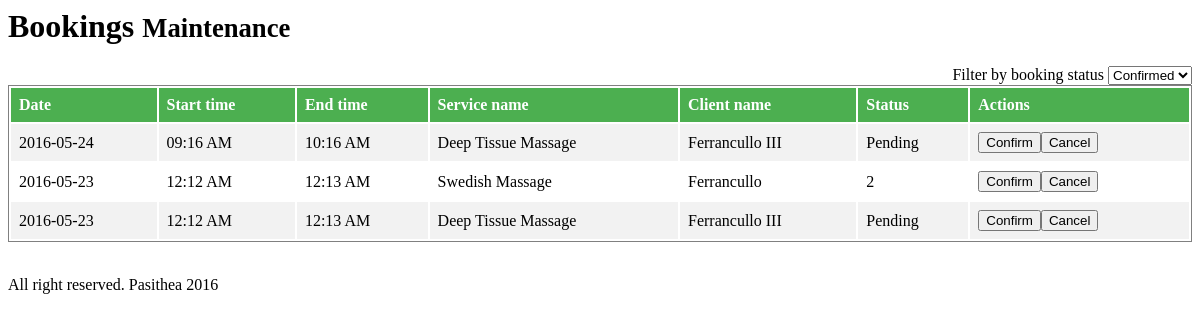
Page /admin/bookings.php on the earlier database version.
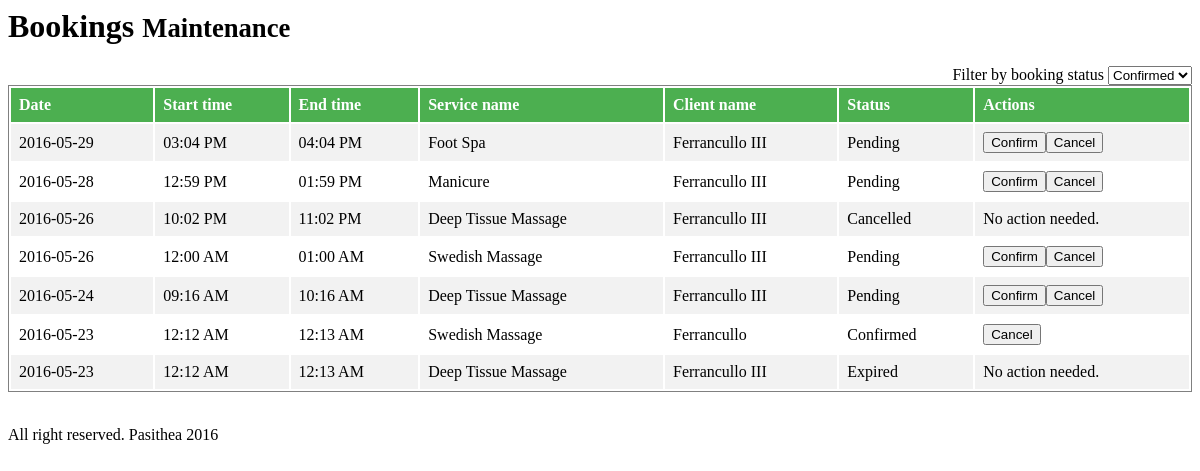
Same page on the later database version.
### tables this page shows
CREATE TABLE `pasithea_bookings` (
  `bookId` int(11) NOT NULL,
  `svc_id` int(11) NOT NULL,
  `user_id` int(11) NOT NULL,
  `book_date` varchar(111) NOT NULL,
  `book_starttime` int(11) NOT NULL,
  `book_endtime` int(11) NOT NULL,
  `status` varchar(20) NOT NULL,
  `client_type` varchar(50) NOT NULL,
  `walkin_lname` varchar(50) NOT NULL,
  `walkin_fname` varchar(50) NOT NULL
);

CREATE TABLE `pasithea_services` (
  `id` int(11) NOT NULL,
  `image_url` varchar(200) NOT NULL,
  `service_name` varchar(100) NOT NULL,
  `service_details` varchar(300) NOT NULL,
  `service_cost` varchar(11) NOT NULL,
  `featured` int(2) NOT NULL,
  `discounted_price` varchar(11) NOT NULL
);

CREATE TABLE `pasithea_account` (
  `acct_id` int(10) NOT NULL,
  `userId` int(10) NOT NULL,
  `Lastname` varchar(50) NOT NULL,
  `FirstName` varchar(50) NOT NULL,
  `Mobile` varchar(50) NOT NULL
);

### admin/includes/book_api.php (called while the page is built, shortened)
<?php
$db = new Database();
$db = $db->connect();
function getBookings(){
	$q = "SELECT b.*,s.service_name,a.Lastname,a.FirstName
	FROM pasithea_bookings b
	INNER JOIN pasithea_services s ON b.svc_id = s.id
	INNER JOIN pasithea_account a ON b.user_id = a.userId
	ORDER BY b.book_date DESC";
	return s_query($q);
}
function parseTime($tym){
	for($i = 1;$i < 5;$i++){
		if(strlen($tym) < $i)
			$tym = '0'.$tym;
	}
	return implode(":",str_split($tym,2));
}
function s_query($sql){
	global $db;
	$result = $db->query($sql) or die(mysqli_error($db));
	$rows = array();
	while( $r = $result->fetch_object() ) {
		$rows[] = $r;
	}
	return $rows;
}
?>

### admin/bookings.php (the view, shortened to what this page needs)
<?php
include_once('includes/book_api.php');
?>
	<div id="page-inner">
		<div class="row">
			<div class="col-md-12">
					<h1 class="page-header">
					Bookings <small>Maintenance</small>
					</h1>
						<div style='float:right'>
							<label>Filter by booking status</label>
							<select>
								<option selected>Confirmed</option>
							</select>
						</div>
						<table>
							<tr>
								<th >Date</h>
								<th >Start time</th>
								<th >End time</h>
								<th >Service name</th>
								<th >Client name</th>
								<th >Status</th>
								<th >Actions</th>
							</tr>
							<?php
							$res = getBookings();
							if($res){
								foreach($res as $rows){
							?>
								<tr>
									<td><?php echo $rows->book_date;?></td>
									<td><?php echo date('h:i A', strtotime(parseTime($rows->book_starttime)));?></td>
									<td><?php echo date('h:i A', strtotime(parseTime($rows->book_endtime)));?></td>
									<td><?php echo $rows->service_name;?></td>
									<td><?php echo $rows->Lastname;?></td>
									<td><?php echo $rows->status;?></td>
									<td>
										<?php
											if($rows->status == 'Cancelled' || $rows->status == 'Expired'){
												echo 'No action needed.';
											}elseif($rows->status == 'Confirmed'){
												echo "<button class='btnCancel'>Cancel</button>";
											}
											else{
												echo "<button class='btnConfirm'>Confirm</button>";
												echo "<button class='btnCancel'>Cancel</button>";
											}
										?>
									</td>
								</tr>
							<?php
								}
							}
							?>
						</table>
							<br>
			</div>
		</div>
		<footer><p>All right reserved. Pasithea 2016</p></footer>
	</div>

Differences in the rows shown:
added pasithea_bookings: book_date "2016-05-29", book_starttime "03:04 PM", book_endtime "04:04 PM", pasithea_services.service_name "Foot Spa", pasithea_account.Lastname "Ferrancullo III", status "Pending", shows "Confirm"
added pasithea_bookings: book_date "2016-05-28", book_starttime "12:59 PM", book_endtime "01:59 PM", pasithea_services.service_name "Manicure", pasithea_account.Lastname "Ferrancullo III", status "Pending", shows "Confirm"
added pasithea_bookings: book_date "2016-05-26", book_starttime "10:02 PM", book_endtime "11:02 PM", pasithea_services.service_name "Deep Tissue Massage", pasithea_account.Lastname "Ferrancullo III", status "Cancelled", shows "No action needed."
added pasithea_bookings: book_date "2016-05-26", book_starttime "12:00 AM", book_endtime "01:00 AM", pasithea_services.service_name "Swedish Massage", pasithea_account.Lastname "Ferrancullo III", status "Pending", shows "Confirm"
changed pasithea_bookings "Ferrancullo": status "2" → "Confirmed"; no longer shows "Confirm"
changed pasithea_bookings: status "Pending" → "Expired"; status "Confirm Cancel" → "No action needed."
